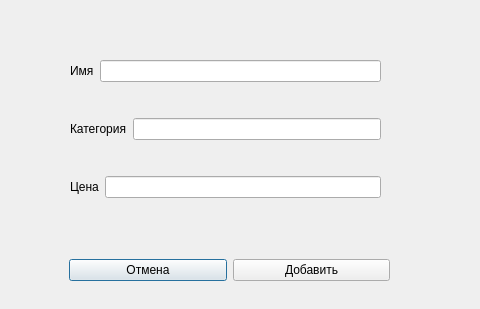
<?xml version="1.0" encoding="UTF-8"?>
<ui version="4.0">
 <class>Add</class>
 <widget class="QDialog" name="Add">
  <property name="geometry">
   <rect>
    <x>0</x>
    <y>0</y>
    <width>480</width>
    <height>309</height>
   </rect>
  </property>
  <property name="windowTitle">
   <string>Dialog</string>
  </property>
  <widget class="QWidget" name="layoutWidget">
   <property name="geometry">
    <rect>
     <x>70</x>
     <y>30</y>
     <width>311</width>
     <height>201</height>
    </rect>
   </property>
   <layout class="QVBoxLayout" name="verticalLayout">
    <item>
     <layout class="QHBoxLayout" name="horizontalLayout">
      <item>
       <widget class="QLabel" name="label">
        <property name="text">
         <string>Имя</string>
        </property>
       </widget>
      </item>
      <item>
       <widget class="QLineEdit" name="nameEdit"/>
      </item>
     </layout>
    </item>
    <item>
     <layout class="QHBoxLayout" name="horizontalLayout_2">
      <item>
       <widget class="QLabel" name="label_2">
        <property name="text">
         <string>Категория</string>
        </property>
       </widget>
      </item>
      <item>
       <widget class="QLineEdit" name="categoryEdit"/>
      </item>
     </layout>
    </item>
    <item>
     <layout class="QHBoxLayout" name="horizontalLayout_3">
      <item>
       <widget class="QLabel" name="label_3">
        <property name="text">
         <string>Цена</string>
        </property>
       </widget>
      </item>
      <item>
       <widget class="QLineEdit" name="coastEdit"/>
      </item>
     </layout>
    </item>
   </layout>
  </widget>
  <widget class="QWidget" name="">
   <property name="geometry">
    <rect>
     <x>69</x>
     <y>250</y>
     <width>321</width>
     <height>41</height>
    </rect>
   </property>
   <layout class="QHBoxLayout" name="horizontalLayout_4">
    <item>
     <widget class="QPushButton" name="pushButton_2">
      <property name="text">
       <string>Отмена</string>
      </property>
     </widget>
    </item>
    <item>
     <widget class="QPushButton" name="pushButton">
      <property name="text">
       <string>Добавить</string>
      </property>
     </widget>
    </item>
   </layout>
  </widget>
 </widget>
 <resources/>
 <connections/>
</ui>
